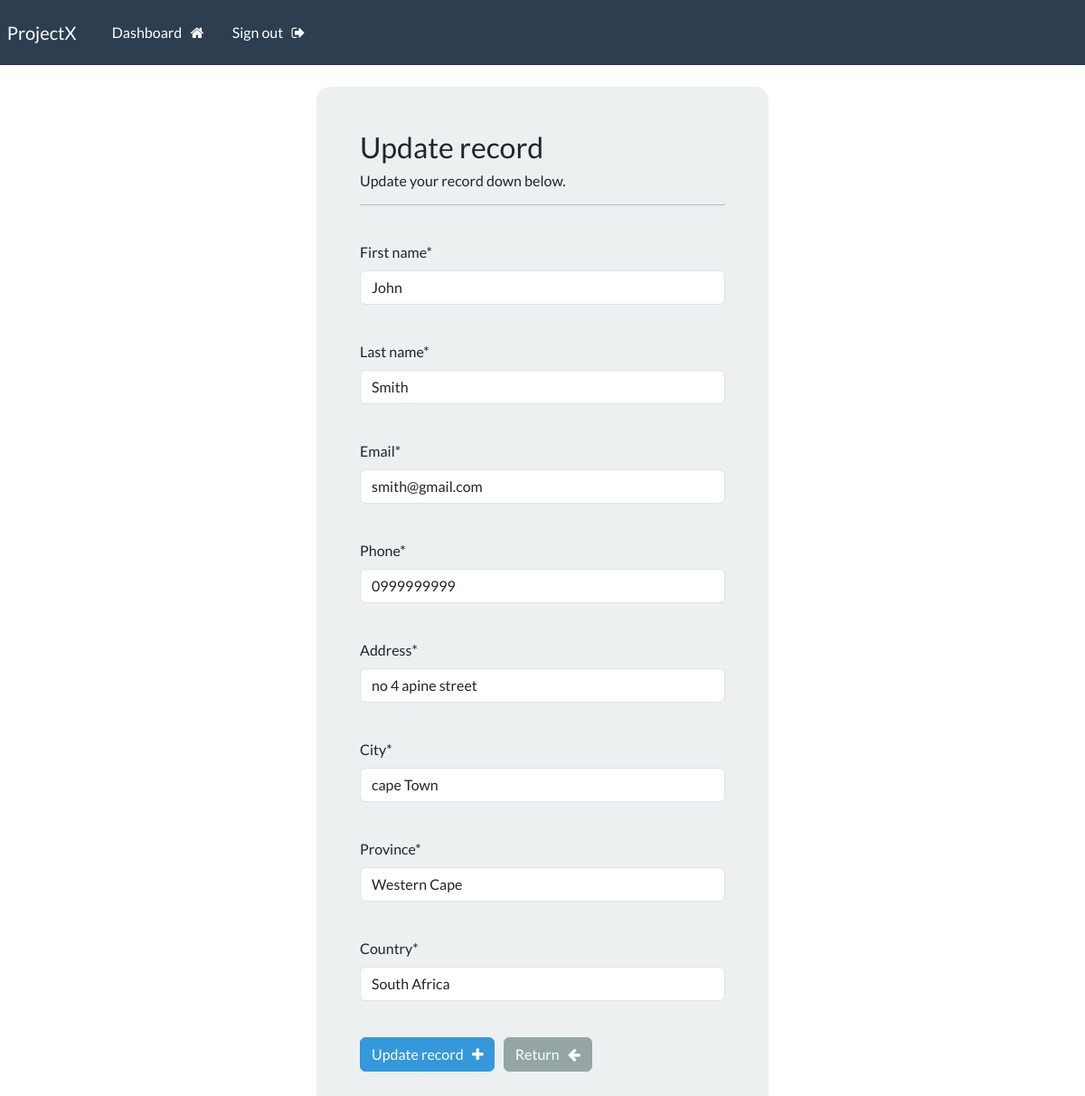
The app's page /update-record/1 (signed in) with its own data.
### webapp/models.py (models this page shows, shortened)
class Record(models.Model):
    creation_date = models.DateTimeField(auto_now_add=True)
    first_name = models.CharField(max_length=100)
    last_name = models.CharField(max_length=100)
    email = models.CharField(max_length=155)
    phone = models.CharField(max_length=20)
    address = models.CharField(max_length=300)
    city = models.CharField(max_length=255)
    province = models.CharField(max_length=200)
    country = models.CharField(max_length=125)

### webapp/views.py (the view)
# urls.py: path('update-record/<int:pk>', views.update_record, name="update-record"),
@login_required(login_url='my-login')
def update_record(request, pk):
    record = Record.objects.get(id=pk)
    form = UpdateRecordForm(instance=record)
    if request.method == 'POST':
        form = UpdateRecordForm(request.POST, instance=record)
        if form.is_valid():
            form.save()
            messages.success(request, 'Your record was updated!')
            return redirect('dashboard')
    context = {'form': form}
    return render(request, 'webapp/update-record.html', context=context)

### webapp/forms.py
class UpdateRecordForm(forms.ModelForm):
    class Meta:
        model = Record
        fields = ['first_name', 'last_name', 'email', 'phone', 'address',
                  'city', 'province', 'country']

### webapp/templates/webapp/update-record.html (shortened to what this page needs)
{% extends 'webapp/base.html' %}
{% load crispy_forms_tags %}
{% block content %}
    <body>
        <div class="container bg-light shadow-md p-5 form-layout">
            <h3> Update record </h3>
            <h6> Update your record down below. </h6>
            <hr>
            <br>
            <form method="POST" autocomplete="off">
                {{form.first_name | as_crispy_field}}
                <br>
                {{form.last_name | as_crispy_field}}
                <br>
                {{form.email | as_crispy_field}}
                <br>
                {{form.phone | as_crispy_field}}
                <br>
                {{form.address | as_crispy_field}}
                <br>
                {{form.city | as_crispy_field}}
                <br>
                {{form.province | as_crispy_field}}
                <br>
                {{form.country | as_crispy_field}}
                <br>
                <button type="submit" class="btn btn-info">
                    Update record &nbsp; <i class="fa fa-plus" aria-hidden="true"></i>
                </button>
                <a href="{% url 'dashboard' %}" class="btn btn-secondary">
                    Return &nbsp; <i class="fa fa-arrow-left" aria-hidden="true"></i>
                </a>
            </form>
        </div>
        <br>
    </body>
{% endblock %}

### static/css/styles.css (style rules this page uses)
.form-layout { border-radius: 15px; width: 500px; }

### records on screen
Record: first_name "John", last_name "Smith", email "smith@gmail.com", phone "0999999999", address "no 4 apine street", city "cape Town", province "Western Cape", country "South Africa"
